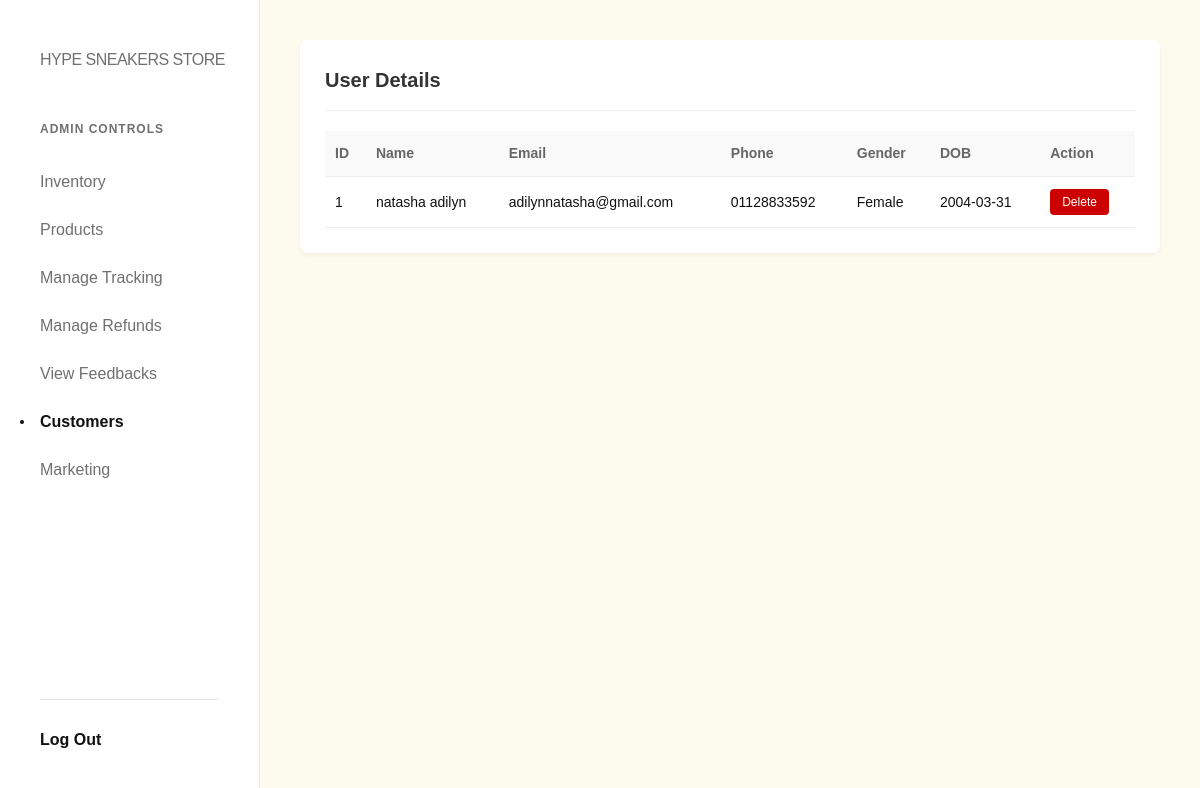
/sneakers_store/admin_customers.php (signed in), run on the app's committed database.
### tables this page shows
CREATE TABLE `users` (
  `user_id` int(11) NOT NULL,
  `username` varchar(50) NOT NULL,
  `full_name` varchar(100) NOT NULL,
  `email` varchar(100) NOT NULL,
  `phone_number` varchar(20) NOT NULL,
  `gender` enum('Male','Female','Other') NOT NULL,
  `dob` date NOT NULL,
  `password_hash` varchar(255) NOT NULL,
  `role` enum('customer','admin','system_admin') DEFAULT 'customer',
  `created_at` timestamp NOT NULL DEFAULT current_timestamp()
);

### sneakers_store/admin_customers.php (the view, shortened to what this page needs)
<?php
require_once 'includes/db_connect.php';
$customers = [];
$fetch_sql = "SELECT user_id, full_name, email, phone_number, gender, dob FROM users WHERE role = 'customer' ORDER BY user_id DESC";
if ($result = $conn->query($fetch_sql)) {
    while ($row = $result->fetch_assoc()) {
        $customers[] = $row;
    }
}
?>
<!DOCTYPE html>
<html lang="en">
<head>
    <link rel="stylesheet" href="assets/css/style.css">
</head>
<body>
    <?php include 'includes/sidebar.php'; ?>
    <div class="main-content">
        <div class="panel">
            <h2>User Details</h2>
            <table>
                <thead>
                    <tr>
                        <th>ID</th>
                        <th>Name</th>
                        <th>Email</th>
                        <th>Phone</th>
                        <th>Gender</th>
                        <th>DOB</th>
                        <th>Action</th>
                    </tr>
                </thead>
                <tbody>
                    <?php foreach($customers as $customer): ?>
                    <tr>
                        <td><?php echo htmlspecialchars($customer['user_id']); ?></td>
                        <td><?php echo htmlspecialchars($customer['full_name']); ?></td>
                        <td><?php echo htmlspecialchars($customer['email']); ?></td>
                        <td><?php echo htmlspecialchars($customer['phone_number']); ?></td>
                        <td><?php echo htmlspecialchars($customer['gender']); ?></td>
                        <td><?php echo htmlspecialchars($customer['dob']); ?></td>
                        <td>
                            <form action="admin_customers.php" method="POST" onsubmit="return confirm('Are you sure you want to delete this customer? This action cannot be undone.');">
                                <button type="submit" class="btn-delete">Delete</button>
                            </form>
                        </td>
                    </tr>
                    <?php endforeach; ?>
                </tbody>
            </table>
        </div>
    </div>
</body>
</html>

### sneakers_store/assets/css/style.css (style rules this page uses)
* { box-sizing: border-box; margin: 0; padding: 0; }
body { font-family: "Helvetica Neue", Helvetica, Arial, sans-serif; background-color: #ffffff; color: #111111; line-height: 1.5; -webkit-font-smoothing: antialiased; }

### sneakers_store/admin_customers.php (style rules this page uses)
body { font-family: Arial, sans-serif; margin: 0; padding: 0; background-color: #fcfbee; display: flex; min-height: 100vh; }
.main-content { flex: 1; padding: 40px; }
.panel { background-color: #ffffff; padding: 25px; border-radius: 8px; box-shadow: 0 2px 4px rgba(0,0,0,0.05); overflow-x: auto; }
.panel h2 { margin-top: 0; font-size: 20px; color: #333; border-bottom: 1px solid #eee; padding-bottom: 15px; margin-bottom: 20px; }
table { width: 100%; border-collapse: collapse; }
th, td { padding: 12px 10px; text-align: left; border-bottom: 1px solid #eee; font-size: 14px; }
th { color: #666; background-color: #f9f9f9; }
.btn-delete { background-color: #cc0000; color: white; border: none; padding: 6px 12px; border-radius: 4px; cursor: pointer; font-size: 12px; transition: background-color 0.2s; }

### data on the page
users: user_id "1", full_name "natasha adilyn", email "adilynnatasha@gmail.com", phone_number "01128833592", gender "Female", dob "2004-03-31"
